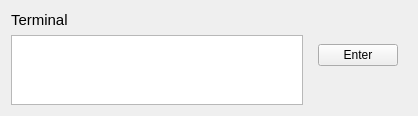
<?xml version="1.0" encoding="UTF-8"?>
<ui version="4.0">
 <class>TerminalWidget</class>
 <widget class="QWidget" name="TerminalWidget">
  <property name="geometry">
   <rect>
    <x>0</x>
    <y>0</y>
    <width>418</width>
    <height>110</height>
   </rect>
  </property>
  <property name="windowTitle">
   <string>Form</string>
  </property>
  <layout class="QVBoxLayout" name="verticalLayout">
   <item>
    <widget class="QLabel" name="lblTerminalTitle">
     <property name="font">
      <font>
       <pointsize>11</pointsize>
      </font>
     </property>
     <property name="text">
      <string>Terminal</string>
     </property>
    </widget>
   </item>
   <item>
    <layout class="QHBoxLayout" name="horizontalLayout">
     <item>
      <widget class="QPlainTextEdit" name="textinputTerminal"/>
     </item>
     <item>
      <widget class="QWidget" name="widget" native="true">
       <layout class="QVBoxLayout" name="verticalLayout_2">
        <item>
         <widget class="QPushButton" name="btnEnterCommand">
          <property name="text">
           <string>Enter</string>
          </property>
         </widget>
        </item>
        <item>
         <spacer name="verticalSpacer">
          <property name="orientation">
           <enum>Qt::Vertical</enum>
          </property>
          <property name="sizeHint" stdset="0">
           <size>
            <width>20</width>
            <height>16</height>
           </size>
          </property>
         </spacer>
        </item>
       </layout>
      </widget>
     </item>
    </layout>
   </item>
  </layout>
 </widget>
 <resources/>
 <connections/>
</ui>
